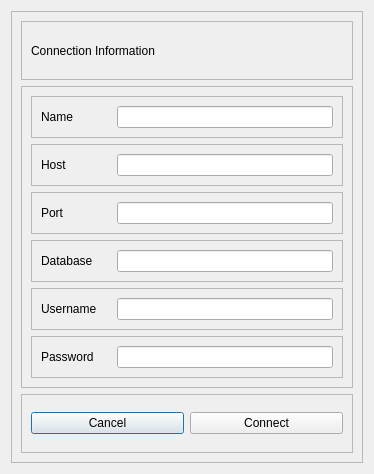
<?xml version="1.0" encoding="UTF-8"?>
<ui version="4.0">
 <class>LIPPostGisConnectionForm</class>
 <widget class="QDialog" name="LIPPostGisConnectionForm">
  <property name="geometry">
   <rect>
    <x>0</x>
    <y>0</y>
    <width>374</width>
    <height>474</height>
   </rect>
  </property>
  <property name="windowTitle">
   <string>Dialog</string>
  </property>
  <layout class="QHBoxLayout" name="horizontalLayout">
   <item>
    <widget class="QFrame" name="frame">
     <property name="frameShape">
      <enum>QFrame::StyledPanel</enum>
     </property>
     <property name="frameShadow">
      <enum>QFrame::Raised</enum>
     </property>
     <layout class="QVBoxLayout" name="verticalLayout">
      <item>
       <widget class="QFrame" name="frame_2">
        <property name="frameShape">
         <enum>QFrame::StyledPanel</enum>
        </property>
        <property name="frameShadow">
         <enum>QFrame::Raised</enum>
        </property>
        <layout class="QHBoxLayout" name="horizontalLayout_2">
         <item>
          <widget class="QLabel" name="labelInfo">
           <property name="text">
            <string>Connection Information</string>
           </property>
          </widget>
         </item>
        </layout>
       </widget>
      </item>
      <item>
       <widget class="QFrame" name="frame_3">
        <property name="frameShape">
         <enum>QFrame::StyledPanel</enum>
        </property>
        <property name="frameShadow">
         <enum>QFrame::Raised</enum>
        </property>
        <layout class="QVBoxLayout" name="verticalLayout_2">
         <item>
          <widget class="QFrame" name="frame_4">
           <property name="frameShape">
            <enum>QFrame::StyledPanel</enum>
           </property>
           <property name="frameShadow">
            <enum>QFrame::Raised</enum>
           </property>
           <layout class="QHBoxLayout" name="horizontalLayout_3">
            <item>
             <widget class="QLabel" name="labelName">
              <property name="minimumSize">
               <size>
                <width>70</width>
                <height>0</height>
               </size>
              </property>
              <property name="text">
               <string>Name</string>
              </property>
             </widget>
            </item>
            <item>
             <widget class="QLineEdit" name="lineEditName"/>
            </item>
           </layout>
          </widget>
         </item>
         <item>
          <widget class="QFrame" name="frame_5">
           <property name="frameShape">
            <enum>QFrame::StyledPanel</enum>
           </property>
           <property name="frameShadow">
            <enum>QFrame::Raised</enum>
           </property>
           <layout class="QHBoxLayout" name="horizontalLayout_4">
            <item>
             <widget class="QLabel" name="labelHost">
              <property name="minimumSize">
               <size>
                <width>70</width>
                <height>0</height>
               </size>
              </property>
              <property name="text">
               <string>Host</string>
              </property>
             </widget>
            </item>
            <item>
             <widget class="QLineEdit" name="lineEditDBHost"/>
            </item>
           </layout>
          </widget>
         </item>
         <item>
          <widget class="QFrame" name="frame_6">
           <property name="frameShape">
            <enum>QFrame::StyledPanel</enum>
           </property>
           <property name="frameShadow">
            <enum>QFrame::Raised</enum>
           </property>
           <layout class="QHBoxLayout" name="horizontalLayout_5">
            <item>
             <widget class="QLabel" name="labelPort">
              <property name="minimumSize">
               <size>
                <width>70</width>
                <height>0</height>
               </size>
              </property>
              <property name="text">
               <string>Port</string>
              </property>
             </widget>
            </item>
            <item>
             <widget class="QLineEdit" name="lineEditDBPort"/>
            </item>
           </layout>
          </widget>
         </item>
         <item>
          <widget class="QFrame" name="frame_7">
           <property name="frameShape">
            <enum>QFrame::StyledPanel</enum>
           </property>
           <property name="frameShadow">
            <enum>QFrame::Raised</enum>
           </property>
           <layout class="QHBoxLayout" name="horizontalLayout_6">
            <item>
             <widget class="QLabel" name="labelDbName">
              <property name="minimumSize">
               <size>
                <width>70</width>
                <height>0</height>
               </size>
              </property>
              <property name="text">
               <string>Database</string>
              </property>
             </widget>
            </item>
            <item>
             <widget class="QLineEdit" name="lineEditDBName"/>
            </item>
           </layout>
          </widget>
         </item>
         <item>
          <widget class="QFrame" name="frame_9">
           <property name="frameShape">
            <enum>QFrame::StyledPanel</enum>
           </property>
           <property name="frameShadow">
            <enum>QFrame::Raised</enum>
           </property>
           <layout class="QHBoxLayout" name="horizontalLayout_8">
            <item>
             <widget class="QLabel" name="labelDbUserName">
              <property name="minimumSize">
               <size>
                <width>70</width>
                <height>0</height>
               </size>
              </property>
              <property name="text">
               <string>Username</string>
              </property>
             </widget>
            </item>
            <item>
             <widget class="QLineEdit" name="lineEditUserName"/>
            </item>
           </layout>
          </widget>
         </item>
         <item>
          <widget class="QFrame" name="frame_10">
           <property name="frameShape">
            <enum>QFrame::StyledPanel</enum>
           </property>
           <property name="frameShadow">
            <enum>QFrame::Raised</enum>
           </property>
           <layout class="QHBoxLayout" name="horizontalLayout_9">
            <item>
             <widget class="QLabel" name="labelDbName_2">
              <property name="minimumSize">
               <size>
                <width>70</width>
                <height>0</height>
               </size>
              </property>
              <property name="text">
               <string>Password</string>
              </property>
             </widget>
            </item>
            <item>
             <widget class="QLineEdit" name="lineEditPassword">
              <property name="echoMode">
               <enum>QLineEdit::Password</enum>
              </property>
             </widget>
            </item>
           </layout>
          </widget>
         </item>
        </layout>
       </widget>
      </item>
      <item>
       <widget class="QFrame" name="frame_8">
        <property name="frameShape">
         <enum>QFrame::StyledPanel</enum>
        </property>
        <property name="frameShadow">
         <enum>QFrame::Raised</enum>
        </property>
        <layout class="QHBoxLayout" name="horizontalLayout_7">
         <item>
          <widget class="QPushButton" name="pushButtonCancel">
           <property name="text">
            <string>Cancel</string>
           </property>
          </widget>
         </item>
         <item>
          <widget class="QPushButton" name="pushButtonConnect">
           <property name="text">
            <string>Connect</string>
           </property>
          </widget>
         </item>
        </layout>
       </widget>
      </item>
     </layout>
    </widget>
   </item>
  </layout>
 </widget>
 <resources/>
 <connections/>
</ui>
